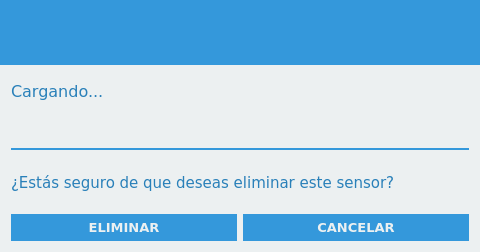
<?xml version="1.0" encoding="UTF-8"?>
<ui version="4.0">
 <class>VentanaEliminar</class>
 <widget class="QDialog" name="VentanaEliminar">
  <property name="geometry">
   <rect>
    <x>0</x>
    <y>0</y>
    <width>480</width>
    <height>252</height>
   </rect>
  </property>
  <property name="windowTitle">
   <string>Eliminar Sensor</string>
  </property>
  <property name="windowIcon">
   <iconset>
    <normaloff>:/sigrdap/icons/eliminar.png</normaloff>:/sigrdap/icons/eliminar.png</iconset>
  </property>
  <property name="styleSheet">
   <string notr="true">QWidget{
	background-color: #ecf0f1;
}

QPushButton:enabled{
	color: #ecf0f1;
	background-color: #3498db;
	padding: 5px;
	border: none;
}

QPushButton:disabled{
	color: #ecf0f1;
	background-color: #bdc3c7;
	padding: 5px;
	border: none;
}

QPushButton:hover{
	padding: 5px;
	color: white;
	background-color: #2980b9;
}</string>
  </property>
  <layout class="QVBoxLayout" name="verticalLayout">
   <property name="leftMargin">
    <number>0</number>
   </property>
   <property name="topMargin">
    <number>0</number>
   </property>
   <property name="rightMargin">
    <number>0</number>
   </property>
   <property name="bottomMargin">
    <number>0</number>
   </property>
   <item>
    <widget class="QFrame" name="kraken">
     <property name="sizePolicy">
      <sizepolicy hsizetype="Preferred" vsizetype="Fixed">
       <horstretch>0</horstretch>
       <verstretch>0</verstretch>
      </sizepolicy>
     </property>
     <property name="minimumSize">
      <size>
       <width>0</width>
       <height>65</height>
      </size>
     </property>
     <property name="styleSheet">
      <string notr="true">background-color: #3498db;</string>
     </property>
     <property name="frameShape">
      <enum>QFrame::NoFrame</enum>
     </property>
     <property name="frameShadow">
      <enum>QFrame::Raised</enum>
     </property>
     <layout class="QHBoxLayout" name="horizontalLayout_4">
      <property name="spacing">
       <number>0</number>
      </property>
      <property name="leftMargin">
       <number>0</number>
      </property>
      <property name="topMargin">
       <number>0</number>
      </property>
      <property name="rightMargin">
       <number>0</number>
      </property>
      <property name="bottomMargin">
       <number>0</number>
      </property>
      <item>
       <widget class="QLabel" name="logo">
        <property name="styleSheet">
         <string notr="true"/>
        </property>
        <property name="text">
         <string/>
        </property>
        <property name="pixmap">
         <pixmap>:/Varios/icons/logosig2-i.png</pixmap>
        </property>
       </widget>
      </item>
      <item>
       <spacer name="horizontalSpacer_2">
        <property name="orientation">
         <enum>Qt::Horizontal</enum>
        </property>
        <property name="sizeHint" stdset="0">
         <size>
          <width>40</width>
          <height>20</height>
         </size>
        </property>
       </spacer>
      </item>
      <item>
       <layout class="QVBoxLayout" name="verticalLayout_7">
        <property name="spacing">
         <number>0</number>
        </property>
        <item>
         <widget class="QPushButton" name="botonCerrar">
          <property name="sizePolicy">
           <sizepolicy hsizetype="Fixed" vsizetype="Fixed">
            <horstretch>0</horstretch>
            <verstretch>0</verstretch>
           </sizepolicy>
          </property>
          <property name="minimumSize">
           <size>
            <width>50</width>
            <height>50</height>
           </size>
          </property>
          <property name="maximumSize">
           <size>
            <width>50</width>
            <height>50</height>
           </size>
          </property>
          <property name="focusPolicy">
           <enum>Qt::NoFocus</enum>
          </property>
          <property name="styleSheet">
           <string notr="true">:enabled{
	color: black;
	border: none;
	padding: 5px;
}

:disabled{
	color: black;
}

:pressed{
	background-color: black;
}

:hover{
	background-color: #e74c3c;
	border: none;
}</string>
          </property>
          <property name="text">
           <string/>
          </property>
          <property name="icon">
           <iconset>
            <normaloff>:/General/icons/closeicon-d.png</normaloff>:/General/icons/closeicon-d.png</iconset>
          </property>
          <property name="iconSize">
           <size>
            <width>24</width>
            <height>24</height>
           </size>
          </property>
          <property name="flat">
           <bool>false</bool>
          </property>
         </widget>
        </item>
        <item>
         <spacer name="verticalSpacer_7">
          <property name="orientation">
           <enum>Qt::Vertical</enum>
          </property>
          <property name="sizeHint" stdset="0">
           <size>
            <width>20</width>
            <height>10</height>
           </size>
          </property>
         </spacer>
        </item>
       </layout>
      </item>
     </layout>
    </widget>
   </item>
   <item>
    <layout class="QVBoxLayout" name="verticalLayout_2">
     <property name="leftMargin">
      <number>11</number>
     </property>
     <property name="topMargin">
      <number>11</number>
     </property>
     <property name="rightMargin">
      <number>11</number>
     </property>
     <property name="bottomMargin">
      <number>11</number>
     </property>
     <item>
      <layout class="QHBoxLayout" name="horizontalLayout_2">
       <item>
        <layout class="QVBoxLayout" name="verticalLayout_3">
         <item>
          <widget class="QLabel" name="labelGrupo">
           <property name="font">
            <font>
             <family>Verdana</family>
             <pointsize>12</pointsize>
            </font>
           </property>
           <property name="styleSheet">
            <string notr="true">color: rgb(41, 128, 185);</string>
           </property>
           <property name="text">
            <string>Cargando...</string>
           </property>
          </widget>
         </item>
         <item>
          <widget class="QLabel" name="labelTipo">
           <property name="font">
            <font>
             <family>Verdana</family>
             <pointsize>9</pointsize>
            </font>
           </property>
           <property name="styleSheet">
            <string notr="true"/>
           </property>
           <property name="text">
            <string/>
           </property>
          </widget>
         </item>
         <item>
          <widget class="QLabel" name="labelDireccion">
           <property name="font">
            <font>
             <family>Verdana</family>
             <pointsize>9</pointsize>
            </font>
           </property>
           <property name="text">
            <string/>
           </property>
           <property name="wordWrap">
            <bool>true</bool>
           </property>
          </widget>
         </item>
        </layout>
       </item>
       <item>
        <widget class="QPushButton" name="botonFoto">
         <property name="sizePolicy">
          <sizepolicy hsizetype="Fixed" vsizetype="Preferred">
           <horstretch>0</horstretch>
           <verstretch>0</verstretch>
          </sizepolicy>
         </property>
         <property name="styleSheet">
          <string notr="true">color: black;
background-color: transparent;
border: 1px, solid;</string>
         </property>
         <property name="text">
          <string/>
         </property>
         <property name="flat">
          <bool>true</bool>
         </property>
        </widget>
       </item>
      </layout>
     </item>
     <item>
      <widget class="Line" name="line">
       <property name="minimumSize">
        <size>
         <width>0</width>
         <height>4</height>
        </size>
       </property>
       <property name="styleSheet">
        <string notr="true">color: #3498db;</string>
       </property>
       <property name="frameShadow">
        <enum>QFrame::Plain</enum>
       </property>
       <property name="lineWidth">
        <number>2</number>
       </property>
       <property name="orientation">
        <enum>Qt::Horizontal</enum>
       </property>
      </widget>
     </item>
     <item>
      <widget class="QLabel" name="label">
       <property name="font">
        <font>
         <family>Verdana</family>
         <pointsize>11</pointsize>
         <weight>50</weight>
         <bold>false</bold>
        </font>
       </property>
       <property name="styleSheet">
        <string notr="true">color: rgb(41, 128, 185);</string>
       </property>
       <property name="text">
        <string>¿Estás seguro de que deseas eliminar este sensor?</string>
       </property>
      </widget>
     </item>
     <item>
      <layout class="QHBoxLayout" name="horizontalLayout">
       <item>
        <widget class="QPushButton" name="botonAceptar">
         <property name="font">
          <font>
           <family>Verdana</family>
           <pointsize>10</pointsize>
           <weight>75</weight>
           <bold>true</bold>
          </font>
         </property>
         <property name="text">
          <string>ELIMINAR</string>
         </property>
        </widget>
       </item>
       <item>
        <widget class="QPushButton" name="botonCancelar">
         <property name="font">
          <font>
           <family>Verdana</family>
           <pointsize>10</pointsize>
           <weight>75</weight>
           <bold>true</bold>
          </font>
         </property>
         <property name="text">
          <string>CANCELAR</string>
         </property>
        </widget>
       </item>
      </layout>
     </item>
    </layout>
   </item>
  </layout>
 </widget>
 <resources/>
 <connections/>
</ui>
